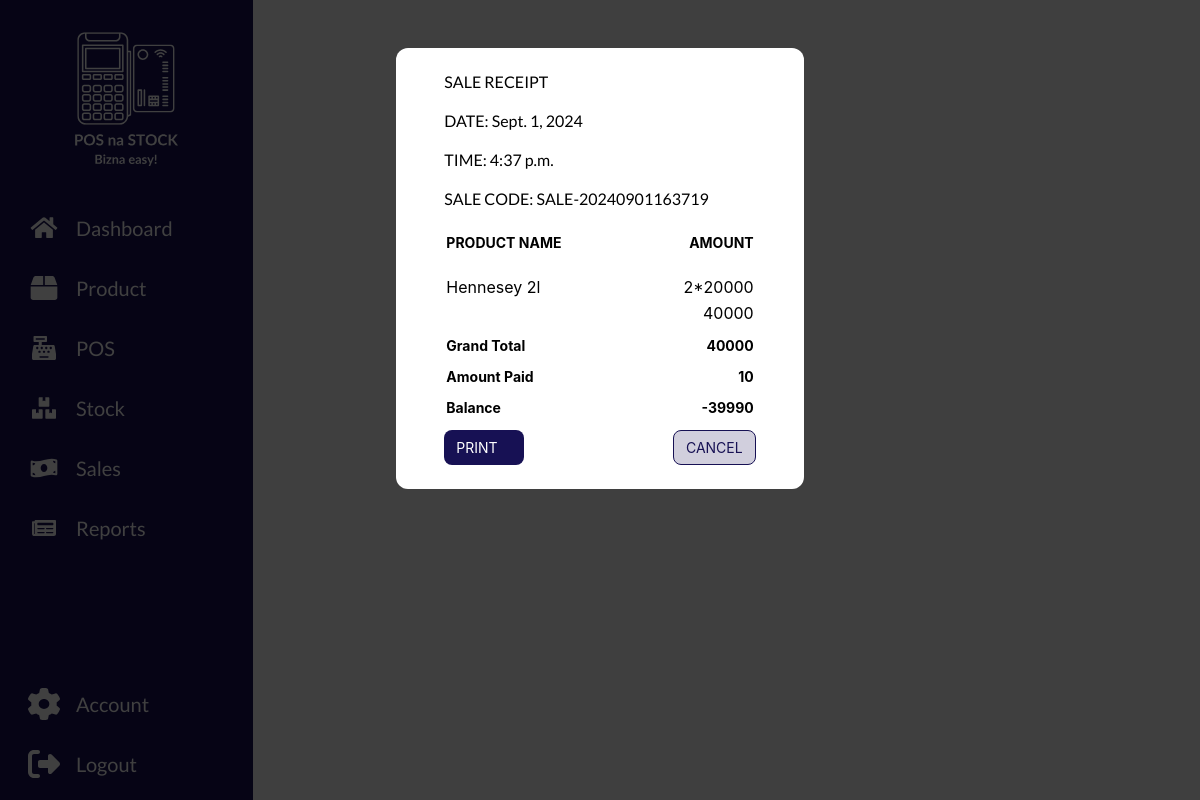
The page /pos/receipt/44 (signed in) on the database its author committed.
### pos/models.py (models this page shows, shortened)
class Sale(models.Model):
    sale_id = models.SmallAutoField(primary_key=True)
    code = models.CharField(max_length=200, blank=True)
    date = models.DateField(default=timezone.now)
    time = models.TimeField()
    total = models.IntegerField(default=0)
    tendered_amount = models.IntegerField(default=0)
    balance = models.IntegerField(default=0)

class SaleItems(models.Model):
    saleItem_id = models.AutoField(primary_key=True)
    sale_id = models.ForeignKey(Sale, on_delete=models.CASCADE)
    product_id = models.ForeignKey(Product, on_delete=models.CASCADE)
    quantity = models.IntegerField(default=0)
    price = models.IntegerField(default=0)
    total = models.IntegerField(default=0)

class Product(models.Model):
    product_id = models.SmallAutoField(primary_key=True)
    name = models.CharField(max_length=200)
    quantity = models.IntegerField(default=0)
    unit_price = models.IntegerField(default=0)
    description = models.CharField(max_length=200, blank=True)

### pos/views.py (the view)
# urls.py: path('receipt/<int:sale_id>', views.receipt, name='receipt'),
@login_required
def receipt(request, sale_id):
    sale = Sale.objects.get(sale_id=sale_id)
    item_list = SaleItems.objects.filter(sale_id=sale)
    context = {
        'sale': sale,
        'item_list': item_list
    }
    return render(request, 'pos/user/receipt.html', context)

### templates/pos/user/receipt.html (shortened to what this page needs)
{% extends 'pos/user/base.html' %}
{% load static %}
{% block body_block %}
    <main>
        <form action="" method="post">
            <div id="modal2" class="receipt modal2">
                <div class="modal-content">
                    <p>SALE RECEIPT</p>
                    <p>DATE: {{ sale.date }}</p>
                    <p>TIME: {{ sale.time }}</p>
                    <p>SALE CODE: {{ sale.code }}</p>
                    <table class="table-receipt">
                        <thead class="thead-receipt">
                            <tr class="tr-receipt">
                                <th class="th-receipt">PRODUCT NAME</th>
                                <th class="th-receipt2">AMOUNT</th>
                            </tr>
                        </thead>
                        <tbody class="tbody-receipt">
                            {% for item in item_list %}
                            <tr class="tr-receipt">
                                <td class="td-receipt">{{ item.product_id.name }}</td>
                                <td class="td-receipt2">{{ item.quantity }}*{{ item.price }}</td>
                            </tr>
                            <tr class="tr-receipt">
                                <td colspan="2" class="td-receipt3">{{ item.total }}</td>
                            </tr>
                            {% endfor %}
                        </tbody>
                        <tfoot class="tfoot-receipt">
                            <tr class="tr-receipt">
                                <th class="th-receipt">Grand Total</th>
                                <th class="th-receipt2">{{ sale.total }}</th>
                            </tr>
                            <tr class="tr-receipt">
                                <th class="th-receipt">Amount Paid</th>
                                <th class="th-receipt2">{{ sale.tendered_amount }}</th>
                            </tr>
                            <tr class="tr-receipt">
                                <th class="th-receipt">Balance</th>
                                <th class="th-receipt2">{{ sale.balance }}</th>
                            </tr>
                        </tfoot>
                    </table>
                    <div class="button-group">
                        <button id="printbutton" onclick="window.print()" class="btn-primary"> PRINT </button>
                        <button id="cancel" type="button" id="cancel-receipt" class="btn-secondary"> CANCEL </button>
                    </div>
                </div>
            </div>
        </form>
    </main>
{% endblock %}

### pos/static/styles/style.css (style rules this page uses)
* { padding: 0; margin: 0; }
html,body { height:100%; }
body { display: flex; background-color: #FBFBFB; }
main { padding-top: 40px; padding-left: 40px; padding-right: 40px; }
.btn-primary { background-color: #171154; border: transparent; display: flex; align-items: center; padding: 8px 12px; border-radius: 8px; color: #FFFFFF; font-size: 14px; font-family: Inter, sans-serif; }
.modal2 { top: 0; left: 0; width: 100%; height: 100%; display: block; overflow: auto; position: fixed; font-size: 20px; background-color: rgba(0,0,0,0.75); }
.modal-content { font-family: Lato, sans-serif; padding: 24px 48px; font-size: 16px; border-radius: 12px; background-color: #FFFFFF; color: #000000; width: fit-content; margin: 4% auto; }
.modal-content p { margin-bottom: 20px; font-size: 16px; }
.modal-content .btn-primary { width: 80px; }
.modal-content .button-group { display: flex; justify-content: space-between; }
.btn-secondary { background-color: #D1CFDD; border: 1px solid #171154; display: flex; align-items: center; padding: 8px 12px; border-radius: 8px; color: #171154; font-size: 14px; font-family: Inter, sans-serif; }
table { border: 1px solid #B7B9BC; border-collapse: collapse; border-radius: 12px; margin-top: 24px; }
.table-receipt { border: 0px solid #FFFFFF; border-collapse: separate; border-radius: 12px; margin-top: 24px; text-align: left; }
thead { border: 1px solid #B7B9BC; background-color: #F9FAFB; color: #6B7280; }
.thead-receipt { border: 0px solid #B7B9BC; background-color: #FFFFFF; color: #000000; }
thead th { padding: 12px 24px; font-family: Inter, sans-serif; font-size: 14px; background-color: #F9FAFB; }
.th-receipt { padding: 12px 0; padding-top: 0; padding-right: 120px; font-family: Inter, sans-serif; font-size: 14px; background-color: #ffffff; }
.th-receipt2 { text-align: right; padding: 12px 0; padding-top: 0; font-family: Inter, sans-serif; font-size: 14px; background-color: #ffffff; }
tfoot th { padding: 12px 24px; font-family: Inter, sans-serif; font-size: 16px; background-color: #F9FAFB; }
tbody tr { border-bottom: 1px solid #ced0d4; }
td { font-family: Inter, sans-serif; padding: 12px 32px; text-align: center; background-color: #FFFFFF; }
.td-receipt { font-family: Inter, sans-serif; padding-left: 0; padding-right: 0; padding-top: 12px; padding-bottom: 2px; text-align: left; background-color: #FFFFFF; }
.td-receipt2 { text-align: right; font-family: Inter, sans-serif; padding-left: 0; padding-right: 0; padding-top: 12px; padding-bottom: 2px; text-align: right; background-color: #FFFFFF; }
.td-receipt3 { text-align: right; font-family: Inter, sans-serif; padding-left: 0; padding-right: 0; padding-top: 2px; padding-bottom: 12px; text-align: right; background-color: #FFFFFF; }

### rows shown on the page
Sale: date "Sept. 1, 2024", time "4:37 p.m.", code "SALE-20240901163719", total "40000", tendered_amount "10", balance "-39990"
SaleItems: product_id.name "Hennesey 2l", quantity "2", price "20000", total "40000"
